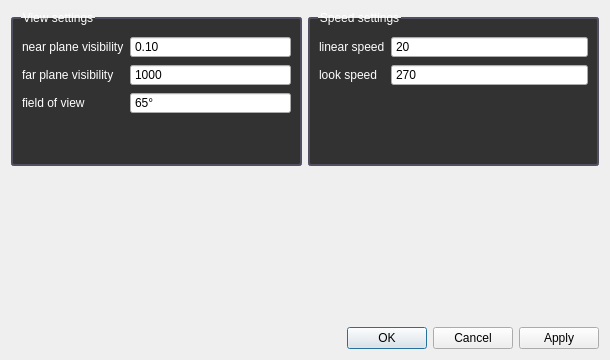
<?xml version="1.0" encoding="UTF-8"?>
<ui version="4.0">
 <class>CameraSettingsWidget</class>
 <widget class="QWidget" name="CameraSettingsWidget">
  <property name="geometry">
   <rect>
    <x>0</x>
    <y>0</y>
    <width>610</width>
    <height>360</height>
   </rect>
  </property>
  <property name="minimumSize">
   <size>
    <width>610</width>
    <height>360</height>
   </size>
  </property>
  <property name="windowTitle">
   <string>Form</string>
  </property>
  <property name="styleSheet">
   <string notr="true">CameraSettingsWidget {
background-color: #323232;  /* Black */
}

QDialogButtonBox {
background-color: #323232;  /* Black */
}

QGroupBox {
    background-color: #323232;  /* Gray */
    color: white;
    border-radius: 3px;
    border: 2px solid #505060;
    margin-top: 6px;
    padding-top: 8px;
}

QGroupBox::title {
    subcontrol-origin: margin;
    subcontrol-position: top left;
    left: 10px;
}

QLabel {
color: white;
}</string>
  </property>
  <layout class="QGridLayout" name="gridLayout">
   <item row="0" column="2">
    <widget class="QGroupBox" name="groupBox">
     <property name="title">
      <string>Speed settings</string>
     </property>
     <layout class="QFormLayout" name="formLayout">
      <item row="0" column="0">
       <widget class="QLabel" name="label">
        <property name="sizePolicy">
         <sizepolicy hsizetype="Preferred" vsizetype="Preferred">
          <horstretch>0</horstretch>
          <verstretch>0</verstretch>
         </sizepolicy>
        </property>
        <property name="text">
         <string>linear speed</string>
        </property>
        <property name="alignment">
         <set>Qt::AlignLeading|Qt::AlignLeft|Qt::AlignVCenter</set>
        </property>
       </widget>
      </item>
      <item row="0" column="1">
       <widget class="QSpinBox" name="SB_linearSpeed">
        <property name="sizePolicy">
         <sizepolicy hsizetype="Preferred" vsizetype="Fixed">
          <horstretch>0</horstretch>
          <verstretch>0</verstretch>
         </sizepolicy>
        </property>
        <property name="buttonSymbols">
         <enum>QAbstractSpinBox::NoButtons</enum>
        </property>
        <property name="maximum">
         <number>200</number>
        </property>
        <property name="value">
         <number>20</number>
        </property>
       </widget>
      </item>
      <item row="1" column="0">
       <widget class="QLabel" name="label_2">
        <property name="sizePolicy">
         <sizepolicy hsizetype="Preferred" vsizetype="Preferred">
          <horstretch>0</horstretch>
          <verstretch>0</verstretch>
         </sizepolicy>
        </property>
        <property name="layoutDirection">
         <enum>Qt::LeftToRight</enum>
        </property>
        <property name="text">
         <string>look speed</string>
        </property>
        <property name="alignment">
         <set>Qt::AlignLeading|Qt::AlignLeft|Qt::AlignVCenter</set>
        </property>
       </widget>
      </item>
      <item row="1" column="1">
       <widget class="QSpinBox" name="SB_lookSpeed">
        <property name="sizePolicy">
         <sizepolicy hsizetype="Preferred" vsizetype="Fixed">
          <horstretch>0</horstretch>
          <verstretch>0</verstretch>
         </sizepolicy>
        </property>
        <property name="buttonSymbols">
         <enum>QAbstractSpinBox::NoButtons</enum>
        </property>
        <property name="maximum">
         <number>360</number>
        </property>
        <property name="value">
         <number>270</number>
        </property>
       </widget>
      </item>
     </layout>
    </widget>
   </item>
   <item row="2" column="2">
    <widget class="QDialogButtonBox" name="buttonBox">
     <property name="standardButtons">
      <set>QDialogButtonBox::Apply|QDialogButtonBox::Cancel|QDialogButtonBox::Ok</set>
     </property>
    </widget>
   </item>
   <item row="1" column="2">
    <spacer name="verticalSpacer">
     <property name="orientation">
      <enum>Qt::Vertical</enum>
     </property>
     <property name="sizeHint" stdset="0">
      <size>
       <width>20</width>
       <height>40</height>
      </size>
     </property>
    </spacer>
   </item>
   <item row="0" column="1">
    <widget class="QGroupBox" name="groupBox_2">
     <property name="sizePolicy">
      <sizepolicy hsizetype="Expanding" vsizetype="Expanding">
       <horstretch>0</horstretch>
       <verstretch>0</verstretch>
      </sizepolicy>
     </property>
     <property name="title">
      <string>View settings</string>
     </property>
     <layout class="QFormLayout" name="formLayout_2">
      <item row="2" column="0">
       <widget class="QLabel" name="label_3">
        <property name="text">
         <string>field of view</string>
        </property>
       </widget>
      </item>
      <item row="2" column="1">
       <widget class="QSpinBox" name="SB_fieldOfView">
        <property name="sizePolicy">
         <sizepolicy hsizetype="Expanding" vsizetype="Fixed">
          <horstretch>0</horstretch>
          <verstretch>0</verstretch>
         </sizepolicy>
        </property>
        <property name="buttonSymbols">
         <enum>QAbstractSpinBox::NoButtons</enum>
        </property>
        <property name="suffix">
         <string>°</string>
        </property>
        <property name="minimum">
         <number>30</number>
        </property>
        <property name="maximum">
         <number>90</number>
        </property>
        <property name="value">
         <number>65</number>
        </property>
       </widget>
      </item>
      <item row="0" column="0">
       <widget class="QLabel" name="label_4">
        <property name="text">
         <string>near plane visibility</string>
        </property>
       </widget>
      </item>
      <item row="1" column="0">
       <widget class="QLabel" name="label_5">
        <property name="text">
         <string>far plane visibility</string>
        </property>
       </widget>
      </item>
      <item row="1" column="1">
       <widget class="QSpinBox" name="SB_farPlane">
        <property name="sizePolicy">
         <sizepolicy hsizetype="Expanding" vsizetype="Fixed">
          <horstretch>0</horstretch>
          <verstretch>0</verstretch>
         </sizepolicy>
        </property>
        <property name="buttonSymbols">
         <enum>QAbstractSpinBox::NoButtons</enum>
        </property>
        <property name="minimum">
         <number>1</number>
        </property>
        <property name="maximum">
         <number>10000</number>
        </property>
        <property name="value">
         <number>1000</number>
        </property>
       </widget>
      </item>
      <item row="0" column="1">
       <widget class="QDoubleSpinBox" name="DSB_nearPlane">
        <property name="buttonSymbols">
         <enum>QAbstractSpinBox::NoButtons</enum>
        </property>
        <property name="minimum">
         <double>0.010000000000000</double>
        </property>
        <property name="maximum">
         <double>1.000000000000000</double>
        </property>
        <property name="singleStep">
         <double>0.010000000000000</double>
        </property>
        <property name="value">
         <double>0.100000000000000</double>
        </property>
       </widget>
      </item>
     </layout>
    </widget>
   </item>
  </layout>
 </widget>
 <resources/>
 <connections/>
</ui>
